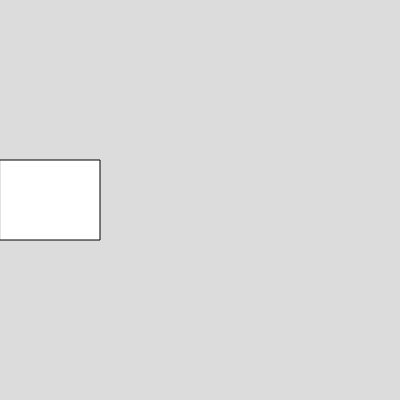
Frame 1 (no input)
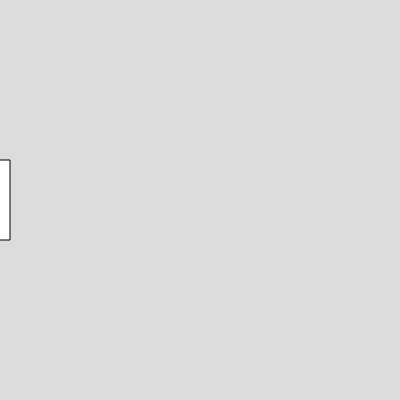
Frame 60 (no input)
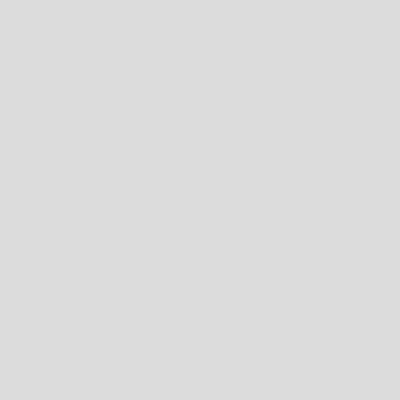
Frame 120 (the mouse pressed at the canvas centre since frame 60)

The p5.js sketch that drew these frames (run headless with seeded random() and noise() and a simulated clock; from frame 60 on, the mouse is pressed at the canvas centre):

// p5.js sketch
// ── sketch.js
let p,q;
function setup() {
  createCanvas(400, 400);
  p = 0;
  q = 100
}
function draw() {
  background(220)
  let w = 100;
  let h = 80;
  rect (p,height/2-h/2,w,h);
  p = p+10;
  
  if(p>width)
  {
    rect (q,height/2-h/2,w,h);
    q = q-10;
    
  }
}
  
